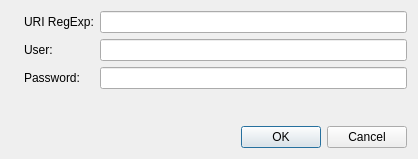
<ui version="4.0" >
 <class>UserAuthDlg</class>
 <widget class="QDialog" name="UserAuthDlg" >
  <property name="geometry" >
   <rect>
    <x>0</x>
    <y>0</y>
    <width>418</width>
    <height>159</height>
   </rect>
  </property>
  <property name="windowTitle" >
   <string>User credentials</string>
  </property>
  <layout class="QGridLayout" >
   <item row="0" column="1" >
    <layout class="QGridLayout" >
     <item row="0" column="0" >
      <widget class="QLabel" name="labelRegExp" >
       <property name="text" >
        <string>URI RegExp:</string>
       </property>
      </widget>
     </item>
     <item row="0" column="1" >
      <widget class="QLineEdit" name="lineRegExp" />
     </item>
     <item row="1" column="0" >
      <widget class="QLabel" name="label_2" >
       <property name="text" >
        <string>User:</string>
       </property>
      </widget>
     </item>
     <item row="1" column="1" >
      <widget class="QLineEdit" name="lineUser" />
     </item>
     <item row="2" column="0" >
      <widget class="QLabel" name="label_3" >
       <property name="text" >
        <string>Password:</string>
       </property>
      </widget>
     </item>
     <item row="2" column="1" >
      <widget class="QLineEdit" name="linePassword" >
       <property name="echoMode" >
        <enum>QLineEdit::Password</enum>
       </property>
      </widget>
     </item>
    </layout>
   </item>
   <item row="1" column="1" >
    <spacer>
     <property name="orientation" >
      <enum>Qt::Vertical</enum>
     </property>
     <property name="sizeHint" >
      <size>
       <width>20</width>
       <height>40</height>
      </size>
     </property>
    </spacer>
   </item>
   <item row="2" column="0" colspan="2" >
    <widget class="QDialogButtonBox" name="buttonBox" >
     <property name="orientation" >
      <enum>Qt::Horizontal</enum>
     </property>
     <property name="standardButtons" >
      <set>QDialogButtonBox::Cancel|QDialogButtonBox::NoButton|QDialogButtonBox::Ok</set>
     </property>
    </widget>
   </item>
   <item row="0" column="0" >
    <widget class="QLabel" name="label" >
     <property name="pixmap" >
      <pixmap resource="gfx/resources.qrc" >:/menu/auth.png</pixmap>
     </property>
    </widget>
   </item>
  </layout>
 </widget>
 <tabstops>
  <tabstop>lineRegExp</tabstop>
  <tabstop>lineUser</tabstop>
  <tabstop>linePassword</tabstop>
  <tabstop>buttonBox</tabstop>
 </tabstops>
 <resources>
  <include location="gfx/resources.qrc" />
 </resources>
 <connections>
  <connection>
   <sender>buttonBox</sender>
   <signal>accepted()</signal>
   <receiver>UserAuthDlg</receiver>
   <slot>accept()</slot>
   <hints>
    <hint type="sourcelabel" >
     <x>248</x>
     <y>254</y>
    </hint>
    <hint type="destinationlabel" >
     <x>157</x>
     <y>274</y>
    </hint>
   </hints>
  </connection>
  <connection>
   <sender>buttonBox</sender>
   <signal>rejected()</signal>
   <receiver>UserAuthDlg</receiver>
   <slot>reject()</slot>
   <hints>
    <hint type="sourcelabel" >
     <x>316</x>
     <y>260</y>
    </hint>
    <hint type="destinationlabel" >
     <x>286</x>
     <y>274</y>
    </hint>
   </hints>
  </connection>
 </connections>
</ui>
